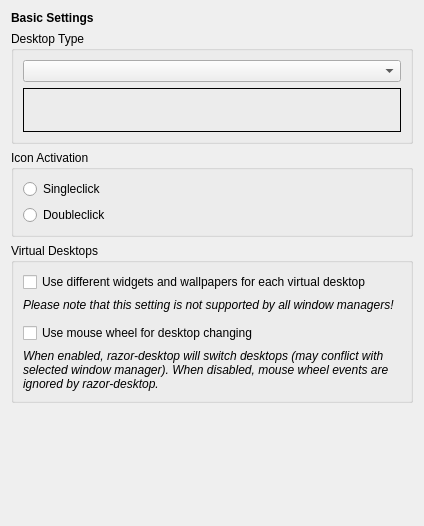
<?xml version="1.0" encoding="UTF-8"?>
<ui version="4.0">
 <class>BasicSettings</class>
 <widget class="QWidget" name="BasicSettings">
  <property name="geometry">
   <rect>
    <x>0</x>
    <y>0</y>
    <width>424</width>
    <height>526</height>
   </rect>
  </property>
  <layout class="QGridLayout" name="gridLayout_6">
   <item row="0" column="0">
    <widget class="QLabel" name="label">
     <property name="font">
      <font>
       <weight>75</weight>
       <bold>true</bold>
      </font>
     </property>
     <property name="text">
      <string>Basic Settings</string>
     </property>
    </widget>
   </item>
   <item row="1" column="0">
    <widget class="QGroupBox" name="groupBox">
     <property name="title">
      <string>Desktop Type</string>
     </property>
     <layout class="QGridLayout" name="gridLayout_2">
      <item row="0" column="0">
       <widget class="QComboBox" name="desktopTypeComboBox"/>
      </item>
      <item row="1" column="0">
       <widget class="QLabel" name="desktopTypeLabels">
        <property name="sizePolicy">
         <sizepolicy hsizetype="MinimumExpanding" vsizetype="MinimumExpanding">
          <horstretch>0</horstretch>
          <verstretch>0</verstretch>
         </sizepolicy>
        </property>
        <property name="frameShape">
         <enum>QFrame::Box</enum>
        </property>
        <property name="alignment">
         <set>Qt::AlignLeading|Qt::AlignLeft|Qt::AlignTop</set>
        </property>
        <property name="wordWrap">
         <bool>true</bool>
        </property>
       </widget>
      </item>
     </layout>
    </widget>
   </item>
   <item row="2" column="0">
    <widget class="QGroupBox" name="groupBox_2">
     <property name="title">
      <string>Icon Activation</string>
     </property>
     <layout class="QGridLayout" name="gridLayout_3">
      <item row="0" column="0">
       <widget class="QRadioButton" name="singleclickButton">
        <property name="text">
         <string>Singleclick</string>
        </property>
       </widget>
      </item>
      <item row="1" column="0">
       <widget class="QRadioButton" name="doubleclickButton">
        <property name="text">
         <string>Doubleclick</string>
        </property>
       </widget>
      </item>
     </layout>
    </widget>
   </item>
   <item row="4" column="0">
    <spacer name="verticalSpacer">
     <property name="orientation">
      <enum>Qt::Vertical</enum>
     </property>
     <property name="sizeHint" stdset="0">
      <size>
       <width>0</width>
       <height>10</height>
      </size>
     </property>
    </spacer>
   </item>
   <item row="3" column="0">
    <widget class="QGroupBox" name="groupBox_3">
     <property name="title">
      <string>Virtual Desktops</string>
     </property>
     <layout class="QVBoxLayout" name="verticalLayout">
      <item>
       <widget class="QCheckBox" name="useDifferentWallpapersCheckBox">
        <property name="text">
         <string>Use different widgets and wallpapers for each virtual desktop</string>
        </property>
       </widget>
      </item>
      <item>
       <widget class="QLabel" name="label_6">
        <property name="sizePolicy">
         <sizepolicy hsizetype="MinimumExpanding" vsizetype="MinimumExpanding">
          <horstretch>0</horstretch>
          <verstretch>0</verstretch>
         </sizepolicy>
        </property>
        <property name="font">
         <font>
          <italic>true</italic>
         </font>
        </property>
        <property name="text">
         <string>Please note that this setting is not supported by all window managers!</string>
        </property>
        <property name="textFormat">
         <enum>Qt::PlainText</enum>
        </property>
        <property name="wordWrap">
         <bool>true</bool>
        </property>
       </widget>
      </item>
      <item>
       <spacer name="verticalSpacer_4">
        <property name="orientation">
         <enum>Qt::Vertical</enum>
        </property>
        <property name="sizeType">
         <enum>QSizePolicy::Fixed</enum>
        </property>
        <property name="sizeHint" stdset="0">
         <size>
          <width>20</width>
          <height>5</height>
         </size>
        </property>
       </spacer>
      </item>
      <item>
       <widget class="QCheckBox" name="wheelDesktopCheckBox">
        <property name="text">
         <string>Use mouse wheel for desktop changing</string>
        </property>
       </widget>
      </item>
      <item>
       <widget class="QLabel" name="label_5">
        <property name="sizePolicy">
         <sizepolicy hsizetype="MinimumExpanding" vsizetype="MinimumExpanding">
          <horstretch>0</horstretch>
          <verstretch>0</verstretch>
         </sizepolicy>
        </property>
        <property name="font">
         <font>
          <italic>true</italic>
         </font>
        </property>
        <property name="text">
         <string>When enabled, razor-desktop will switch desktops (may conflict with selected window manager). When disabled, mouse wheel events are ignored by razor-desktop.</string>
        </property>
        <property name="textFormat">
         <enum>Qt::PlainText</enum>
        </property>
        <property name="wordWrap">
         <bool>true</bool>
        </property>
       </widget>
      </item>
     </layout>
    </widget>
   </item>
  </layout>
 </widget>
 <resources/>
 <connections/>
</ui>
